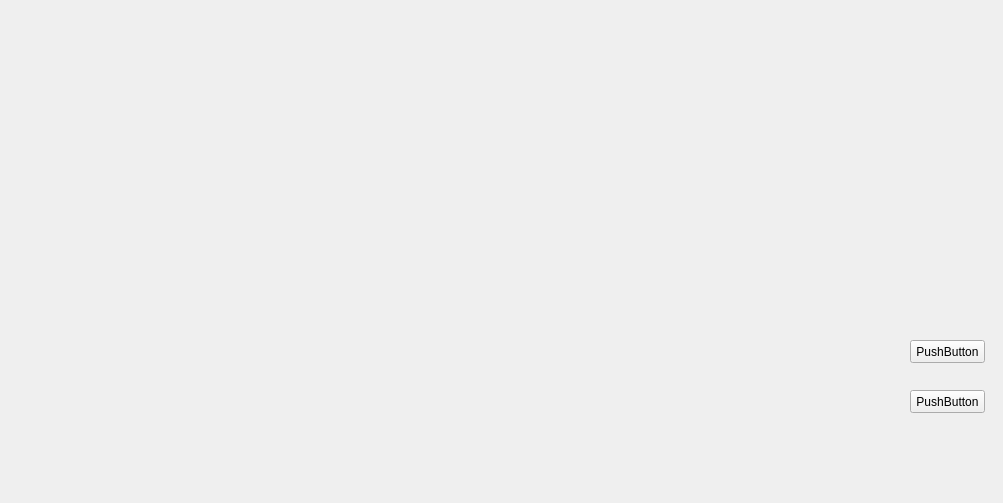
<?xml version="1.0" encoding="UTF-8"?>
<ui version="4.0">
 <class>myWidget</class>
 <widget class="QWidget" name="myWidget">
  <property name="geometry">
   <rect>
    <x>0</x>
    <y>0</y>
    <width>1003</width>
    <height>503</height>
   </rect>
  </property>
  <property name="windowTitle">
   <string>Form</string>
  </property>
  <widget class="QwtPlot" name="qwtPlot">
   <property name="geometry">
    <rect>
     <x>0</x>
     <y>40</y>
     <width>651</width>
     <height>411</height>
    </rect>
   </property>
  </widget>
  <widget class="QwtPlot" name="qwtPlot0">
   <property name="geometry">
    <rect>
     <x>660</x>
     <y>40</y>
     <width>301</width>
     <height>271</height>
    </rect>
   </property>
  </widget>
  <widget class="QPushButton" name="pushButton">
   <property name="geometry">
    <rect>
     <x>910</x>
     <y>340</y>
     <width>75</width>
     <height>23</height>
    </rect>
   </property>
   <property name="text">
    <string>PushButton</string>
   </property>
  </widget>
  <widget class="QPushButton" name="pushButton_2">
   <property name="geometry">
    <rect>
     <x>910</x>
     <y>390</y>
     <width>75</width>
     <height>23</height>
    </rect>
   </property>
   <property name="text">
    <string>PushButton</string>
   </property>
  </widget>
 </widget>
 <customwidgets>
  <customwidget>
   <class>QwtPlot</class>
   <extends>QFrame</extends>
   <header>qwt_plot.h</header>
   <container>1</container>
  </customwidget>
 </customwidgets>
 <resources/>
 <connections/>
</ui>
